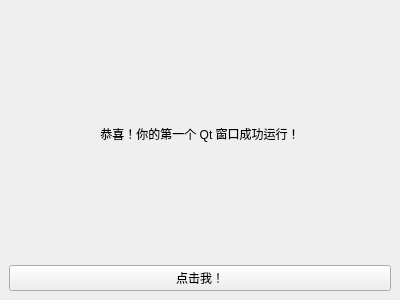
<?xml version="1.0" encoding="UTF-8"?>
<ui version="4.0">
 <class>MainWindow</class>
 <widget class="QMainWindow" name="MainWindow">
  <property name="geometry">
   <rect>
    <x>0</x><y>0</y><width>400</width><height>300</height>
   </rect>
  </property>
  <property name="windowTitle">
   <string>我的第一个 Qt 窗口</string>
  </property>
  <widget class="QWidget" name="centralwidget">
   <layout class="QVBoxLayout" name="verticalLayout">
    <item>
     <widget class="QLabel" name="label">
      <property name="text">
       <string>恭喜！你的第一个 Qt 窗口成功运行！</string>
      </property>
      <property name="alignment">
       <set>Qt::AlignCenter</set>
      </property>
     </widget>
    </item>
    <item>
     <widget class="QPushButton" name="pushButton">
      <property name="text">
       <string>点击我！</string>
      </property>
     </widget>
    </item>
   </layout>
  </widget>
 </widget>
 <resources/>
 <connections/>
</ui>
